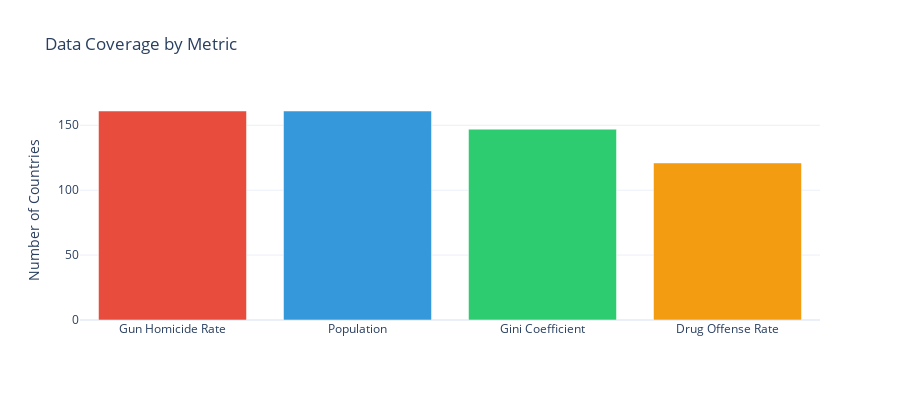

This figure's notebook cell:
### Code cell
import plotly.graph_objects as go

fig = go.Figure(data=[
    go.Bar(
        x=coverage['Metric'],
        y=coverage['Countries with data'],
        marker_color=['#e74c3c', '#3498db', '#2ecc71', '#f39c12']
    )
])
fig.update_layout(
    title='Data Coverage by Metric',
    yaxis_title='Number of Countries',
    template='plotly_white',
    height=400,
)
fig.show()

### Figure 1 — Plotly figure (JSON) as saved in the notebook; plotly's stock layout.template omitted (floating-point values rounded to 4 significant figures)
{"data": [{"marker": {"color": ["#e74c3c", "#3498db", "#2ecc71", "#f39c12"]}, "type": "bar", "x": ["Gun Homicide Rate", "Population", "Gini Coefficient", "Drug Offense Rate"], "y": [161, 161, 147, 121]}], "layout": {"height": 400, "title": {"text": "Data Coverage by Metric"}, "yaxis": {"title": {"text": "Number of Countries"}}}}
